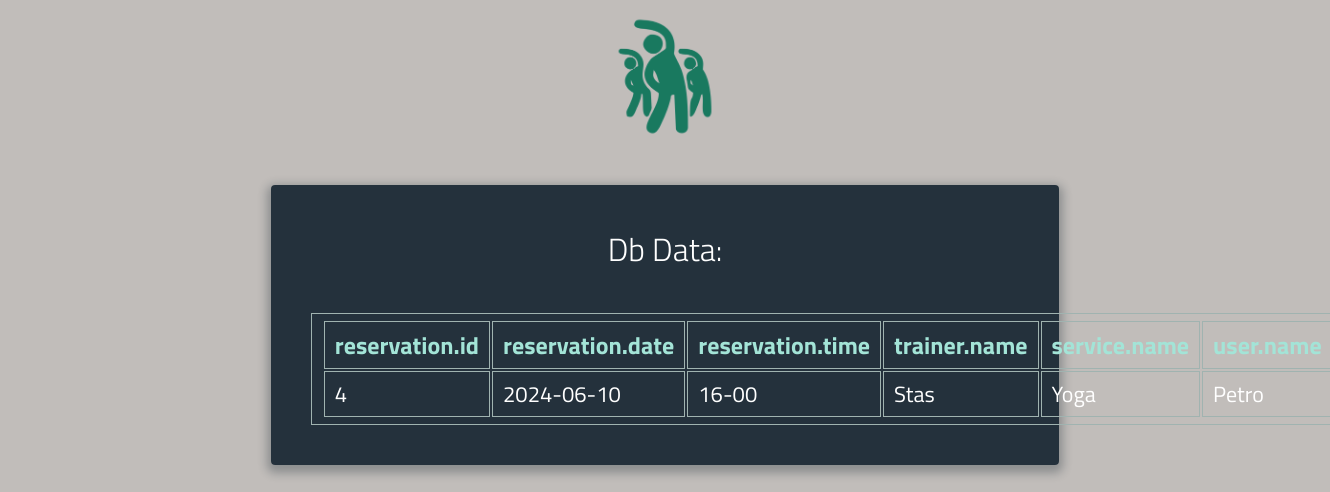
The app's page /user/reservations/4 (signed in) with its own data.
### tables this page shows
CREATE TABLE "reservation" (
	"id"	INTEGER NOT NULL UNIQUE,
	"trainer"	INTEGER NOT NULL,
	"user"	INTEGER NOT NULL,
	"service"	INTEGER NOT NULL,
	"date"	TEXT NOT NULL,
	"time"	TEXT NOT NULL,
	PRIMARY KEY("id" AUTOINCREMENT),
	FOREIGN KEY("trainer") REFERENCES "trainer"("id"),
	FOREIGN KEY("user") REFERENCES "user"("id"),
	FOREIGN KEY("service") REFERENCES "service"("id")
);

CREATE TABLE "trainer" (
	"id"	INTEGER NOT NULL UNIQUE,
	"name"	TEXT NOT NULL,
	"fitness_center"	INTEGER NOT NULL,
	"age"	INTEGER NOT NULL DEFAULT 18,
	"sex"	TEXT NOT NULL,
	PRIMARY KEY("id" AUTOINCREMENT),
	FOREIGN KEY("fitness_center") REFERENCES "fitness_center"("id")
);

CREATE TABLE "service" (
	"id"	INTEGER NOT NULL UNIQUE,
	"name"	TEXT NOT NULL UNIQUE,
	"duration"	INTEGER NOT NULL DEFAULT 0,
	"description"	TEXT NOT NULL,
	"price"	INTEGER NOT NULL DEFAULT 0,
	"fitness_center"	INTEGER NOT NULL,
	"max_attendees"	INTEGER NOT NULL DEFAULT 1,
	PRIMARY KEY("id" AUTOINCREMENT),
	FOREIGN KEY("fitness_center") REFERENCES "fitness_center"("id")
);

CREATE TABLE "user" (
	"id"	INTEGER NOT NULL UNIQUE,
	"name"	TEXT NOT NULL,
	"funds"	INTEGER NOT NULL DEFAULT 0,
	"login"	TEXT NOT NULL UNIQUE,
	"password"	TEXT NOT NULL,
	"birth_date"	TEXT NOT NULL,
	"phone"	TEXT NOT NULL,
	PRIMARY KEY("id" AUTOINCREMENT)
);

### app.py (the view)
@app.route('/user/reservations/<int:reservation_id>', methods=['GET', 'POST'])
@auth
def user_reservation(reservation_id):
    if request.method == 'GET':
        select_data = {
            'reservation': ['reservation.id', 'reservation.date', 'reservation.time',
                            'trainer.name', 'service.name', 'user.name']}
        join_data = {'trainer': 'trainer.id=reservation.trainer',
                     'service': 'service.id=reservation.service',
                     'user': 'user.id=reservation.user'}
        where_data = {'reservation.id': reservation_id, 'user.id': session.get('user_id')}
        data = exec_db_query(single=False, select_data=select_data, join_data=join_data, where_data=where_data)
        return render_db_template(data=data)
    return f'user reservation "{reservation_id}" endpoint'

### app.py (called while the page is built)
def auth(func):
    @wraps(func)
    def wrapper(*args, **kwargs):
        if session.get('user_id') is None:
            return redirect('/login')
        return func(*args, **kwargs)
    return wrapper

def render_db_template(data):
    template_name = 'db_data_multiple.html' if type(data) is list else 'db_data_single.html'
    return render_template(template_name, result=data)

### db_utils.py (called while the page is built)
def exec_db_query(**kwargs):
    db = SqliteDb()
    if select_data := kwargs.get('select_data'):
        return db.select(select_data=select_data, join_data=kwargs.get('join_data'), single=kwargs.get('single', True),
                         where_data=kwargs.get('where_data'), join_type=kwargs.get('join_type', 'join'))
    elif insert_data := kwargs.get('insert_data'):
        db.insert(insert_data=insert_data)
    elif update_data := kwargs.get('update_data'):
        db.update(update_data=update_data, where_data=kwargs.get('where_data'))
    elif delete_data := kwargs.get('delete_data'):
        db.delete(delete_data=delete_data, where_data=kwargs.get('where_data'))

    @staticmethod
    def dict_factory(cursor, row):
        return {col[0]: row[idx] for idx, col in enumerate(cursor.description)}

    def exec_query(self, query, single=True, commit=False):
        try:
            self.cur.execute(query)
            if commit:
                self.con.commit()
            return self.cur.fetchone() if single else self.cur.fetchall()
        except Exception:
            return {} if single else []

    def select(self, select_data, join_data=None, where_data=None, single=True, join_type='join'):
        fields_str = ', '.join([f'{itm} as "{itm}"' for itm in list(select_data.values())[0]])
        select_str = f'select {fields_str} from {list(select_data.keys())[0]}'
        if join_data is not None:
            join_str = ' '.join([f'{join_type} {k} on {v}' for k, v in join_data.items()])
            select_str += f' {join_str}'
        if where_data is not None:
            select_str += f""" where {' and '.join([f'{key}="{val}"' for key, val in where_data.items()])}"""
        return self.exec_query(query=select_str, single=single)

    def close(self):
        self.con.close()

    def __del__(self):
        self.close()

### templates/db_data_multiple.html (shortened to what this page needs)
{% extends "base.html" %}
{% block content %}
<div id="data">
          <h1>Db Data:</h1>
          {% if result %}
          <table>
              <tr>
              {% for key in result[0].keys() %}
              <th> {{ key }} </th>
              {% endfor %}
              </tr>
              {% for curr_result in result %}
              <tr>
              {% for value in curr_result.values() %}
              <td> {{ value }} </td>
              {% endfor %}
              </tr>
              {% endfor %}
         </table>
        {% endif %}
        </div>
{% endblock %}

### records on screen
reservation: values "4", date "2024-06-10", time "16-00"
trainer: name "Stas"
service: name "Yoga"
user: name "Petro"

### other values on screen
{{ key }} "reservation.id" "reservation.date" "reservation.time" "trainer.name" "service.name"
